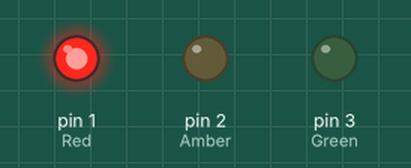
This sketch was run on a simulated Arduino Uno, built with avr-gcc and run on an emulated ATmega328P. Parts: output pins drawn as LEDs (lit = HIGH).

Above: at 2.5 s.
At 7.5 s:
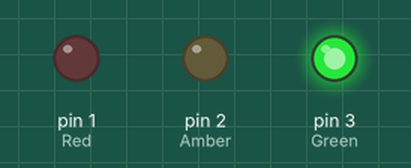
At 10.5 s:
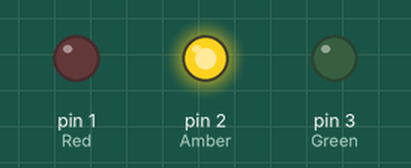
Timing chart, 0 to 14.3 s (numbered marks = the images above):
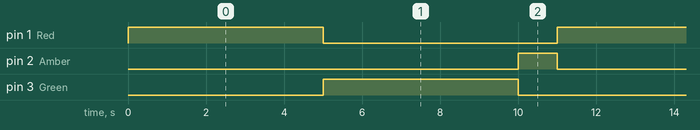

The sketch:

Assign1.ino
```cpp
int Red=1;
int Amber=2;
int Green=3;

void setup()
{
 SETUP();
}

void loop(){
     RED();
     GREEN();
     AMBER();

}
```

AMBER.ino
```cpp
void AMBER(){
digitalWrite(Amber, HIGH);
  delay(1000);
  digitalWrite(Amber, LOW);
}
```

GREEN.ino
```cpp
void GREEN(){
  digitalWrite(Green, HIGH);
  delay(5000);
  digitalWrite(Green, LOW);
}
```

RED.ino
```cpp
void RED(){
  digitalWrite(Red, HIGH);
  delay(5000);
  digitalWrite(Red, LOW);
}
```

SETUP.ino
```cpp
void SETUP()
{
  pinMode(Red,OUTPUT);
  pinMode(Amber,OUTPUT);
  pinMode(Green,OUTPUT);
}
```

Measured:
- by itself, pin 1 (Red), pin 3 (Green): alternates HIGH for 5.0 s and LOW for 6.0 s
- by itself, pin 2 (Amber): alternates HIGH for 1.0 s and LOW for 10.0 s
- by itself, everything shown: repeats every 11.0 s, in 4 steps
